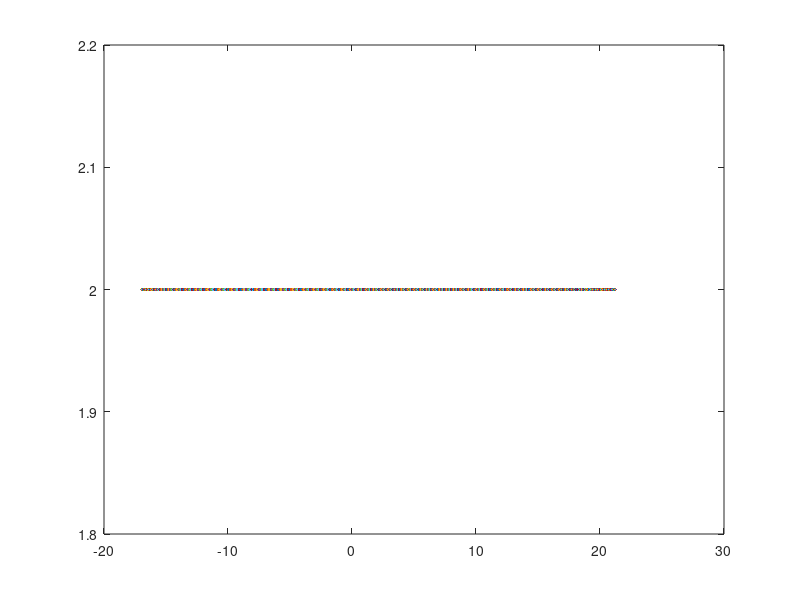

Reproduce this figure in MATLAB. (Note: this script raises an error after producing the figure.)

%% 加载数据
load('imfr_iceemdan.mat')
data=modes(7,:)  %imf1 1*2541
figure()
plot(data,LineWidth=2)


%% 数据拆分及标准化
numTimeStepsTrain = floor(numel(data)-7);     %六步应当减7
dataTrain = data(1:numTimeStepsTrain+1);
dataTest = data(numTimeStepsTrain+1:end); 

mu = mean(dataTrain);
sig = std(dataTrain);
dataTrainStandardized = (dataTrain - mu) / sig; 

%要预测序列的未来时间步长的值，请将响应指定为值移位一个时间步长的训练序列。
%也就是说，在输入序列的每个时间步长，LSTM网络学习预测下一个时间步长的值。
XTrain = dataTrainStandardized(1:end-1);
YTrain = dataTrainStandardized(2:end);  % 用六步前的情况预测现在 ，这样岂不是没用到最近五天的信息？？？？


%% 定义网络结构
% 定义网络结构
layers = [
    sequenceInputLayer(1,"Name","input")
    lstmLayer(128,"Name","lstm")
%     dropoutLayer(0.2,"Name","drop")
    fullyConnectedLayer(1,"Name","fc")
    regressionLayer];
% 定义训练参数
options = trainingOptions('adam', ...
    'MaxEpochs',250, ...
    'GradientThreshold',1, ...
    'InitialLearnRate',0.005, ...
    'LearnRateSchedule','piecewise', ...
    'LearnRateDropPeriod',125, ...
    'LearnRateDropFactor',0.2, ...
    'Verbose',0, ...
    'Plots','training-progress')

%% 训练网络
% 训练网络
net = trainNetwork(XTrain,YTrain,layers,options); 

%% 预测(每一次使用上一次的预测值）主要用这个预测
% 测试集归一化
dataTestStandardized = (dataTest - mu) / sig;
XTest = dataTestStandardized(1:end-1);

% 预测
net = predictAndUpdateState(net,XTrain);
[net,YPred] = predictAndUpdateState(net,YTrain(end));   %训练集的最后一个y 进入测试集第一个y的预测

numTimeStepsTest = numel(XTest);
for i = 2:numTimeStepsTest
    [net,YPred(:,i)] = predictAndUpdateState(net,YPred(:,i-1),'ExecutionEnvironment','cpu');
end 

YPred = sig*YPred + mu;          %作者：zi_hu https://www.bilibili.com/read/cv15809353 出处：bilibili


% 绘图
figure
plot(dataTrain(1:end-1))
hold on
idx = numTimeStepsTrain:(numTimeStepsTrain+numTimeStepsTest);
plot(idx,[data(numTimeStepsTrain) YPred],'k.-'),hold on
plot(idx,data(numTimeStepsTrain:end-1),'r'),hold on
hold off
xlabel("Day")
ylabel("P")
title("Forecast")
legend(["Observed" "Forecast"]) 

%%%%%%%%%%%%%%%%%%%%%%%%%%%%%%%%%%%%%%%%%%%%%%%%%%%%%%%%%%%%%%%%%%%%%%%%%%%%%%%%%%%%%%%%%%%%%%%%%%%%%%%%



%% 预测(每一次使用上一次的真实值）或许可以用于稳定性检验 此模块暂时不用
net = resetState(net);
net = predictAndUpdateState(net,XTrain); 

% 重置网络状态
net = resetState(net);
net = predictAndUpdateState(net,XTrain);
%

YPred = [];
numTimeStepsTest = numel(XTest);
for i = 1:numTimeStepsTest
    [net,YPred(:,i)] = predictAndUpdateState(net,XTest(:,i),'ExecutionEnvironment','cpu');
end

YPred = sig*YPred + mu;

% 绘图
figure
plot(dataTrain(1:end-1))
hold on
idx = numTimeStepsTrain:(numTimeStepsTrain+numTimeStepsTest);
plot(idx,[data(numTimeStepsTrain) YPred],'k.-'),hold on
plot(idx,data(numTimeStepsTrain:end-1),'r'),hold on
hold off
xlabel("Day")
ylabel("P")
title("Forecast")
legend(["Observed" "Forecast"]) 

%%








